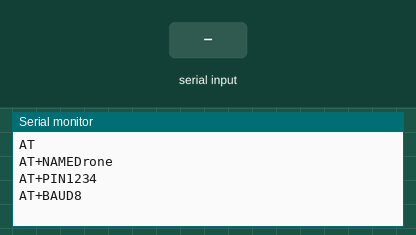
This sketch was run on a simulated Arduino Mega 2560, built with avr-gcc and run on an emulated ATmega2560. Parts: the last lines printed to the serial monitor. The test bench sets the inputs (shaded band).

Above: at 14.2 s.
14.3 s: "1" received over the second serial link
At 15.5 s:
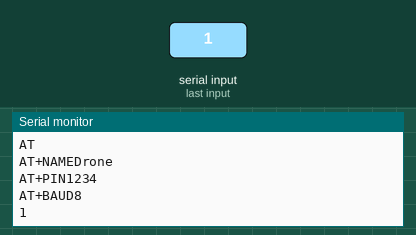
15.8 s: "0" received over the second serial link
At 16.8 s:
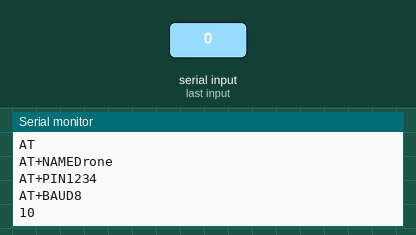

The sketch:

sketch_jan12d.ino
```cpp
/*#include <SoftSerialSTM32.h>


  SoftSerialSTM32 bt(PA3,PA2);*/
String command = ""; // Stores response from HC-06
void setup() {

  // put your setup code here, to run once:
  Serial.begin(115200);       //monitor
  Serial1.begin(115200);      //bluetooth

  Serial.print("AT      ");
  for (int i = 0; i < 5; i++) {
    Serial1.print("AT");
    delay(1000);
  }  //PING
  if (Serial1.available()) {
    while (Serial1.available()) { // While there is more to be read, keep reading.
      delay(3);
      char c = Serial1.read();
      command += c;
    }
  }
  delay(2000);
  Serial.println(command);
  command = ""; // No repeats

  Serial.print("AT+NAMEDrone      ");
  Serial1.print("AT+NAMEDrone");        //CHANGE NAME
  if (Serial1.available()) {
    while (Serial1.available()) { // While there is more to be read, keep reading.
      delay(3);
      command += (char)Serial1.read();
    }
  }
  delay(2000);
  Serial.println(command);
  command = ""; // No repeats

  Serial.println("AT+PIN1234");
  Serial1.print("AT+PIN1234");        //CHANGE PASSWORD
  if (Serial1.available()) {
    while (Serial1.available()) { // While there is more to be read, keep reading.
      delay(3);
      command += (char)Serial1.read();
    }
  }
  delay(2000);
  Serial.println(command);
  command = ""; // No repeats

  Serial.print("AT+BAUD8      ");
  Serial1.print("AT+BAUD8");               //CHANGE SPEED TO 115K
  if (Serial1.available()) {
    while (Serial1.available()) { // While there is more to be read, keep reading.
      command += (char)Serial1.read();
    }
  }
  delay(2000);
  Serial.println(command);
}

void loop()

{

  if (Serial1.available()) {

    Serial.write(Serial1.read());
  }
  if (Serial.available()) {

    Serial1.write(Serial.read());
  }
}
```

Measured:
- after the input at 14.3 s, the serial monitor: prints a new line at once (image 1)
- after the input at 15.8 s, the serial monitor: prints a new line at once (image 2)
